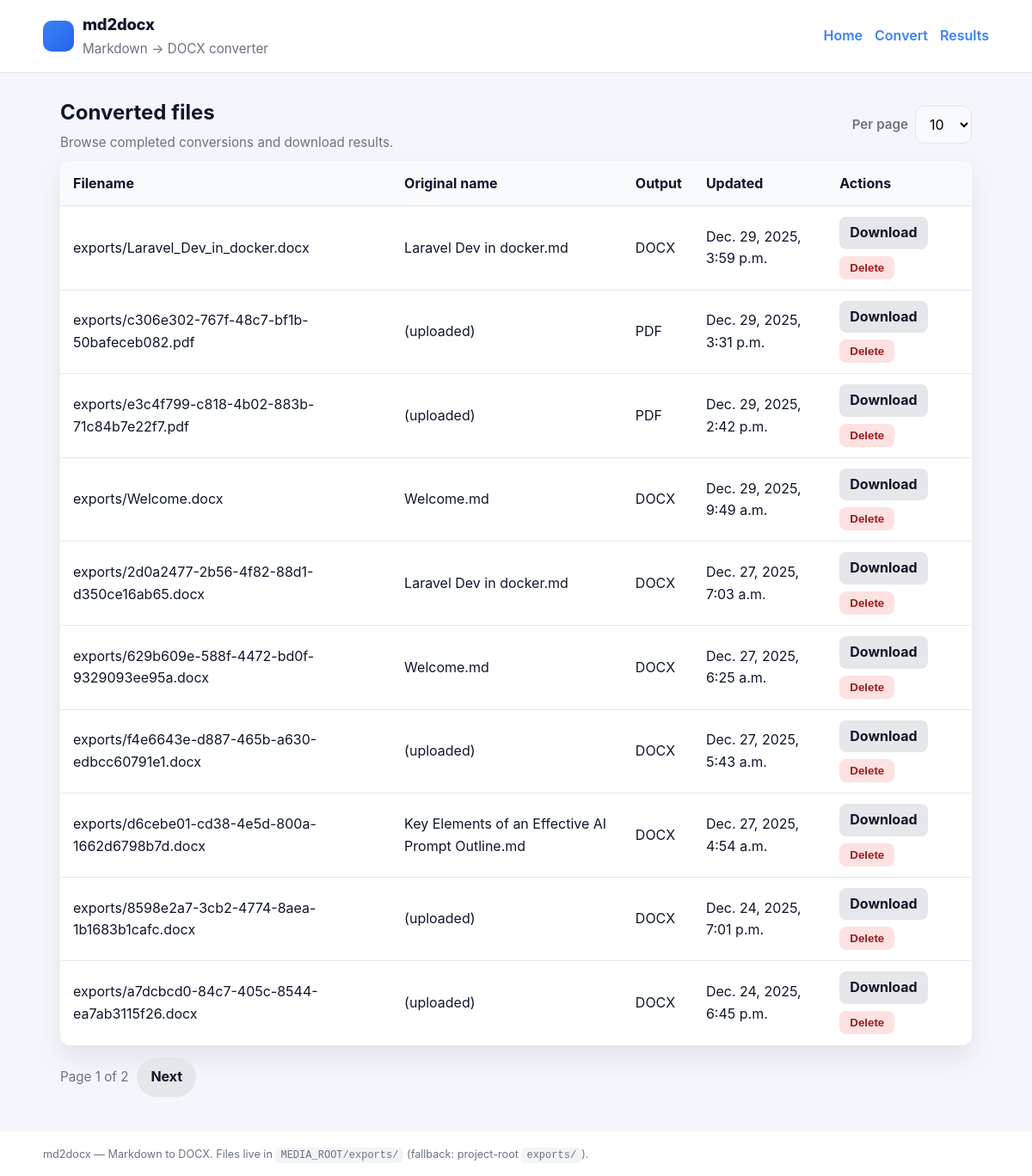
Page /md2docx/list/ on the earlier database version.
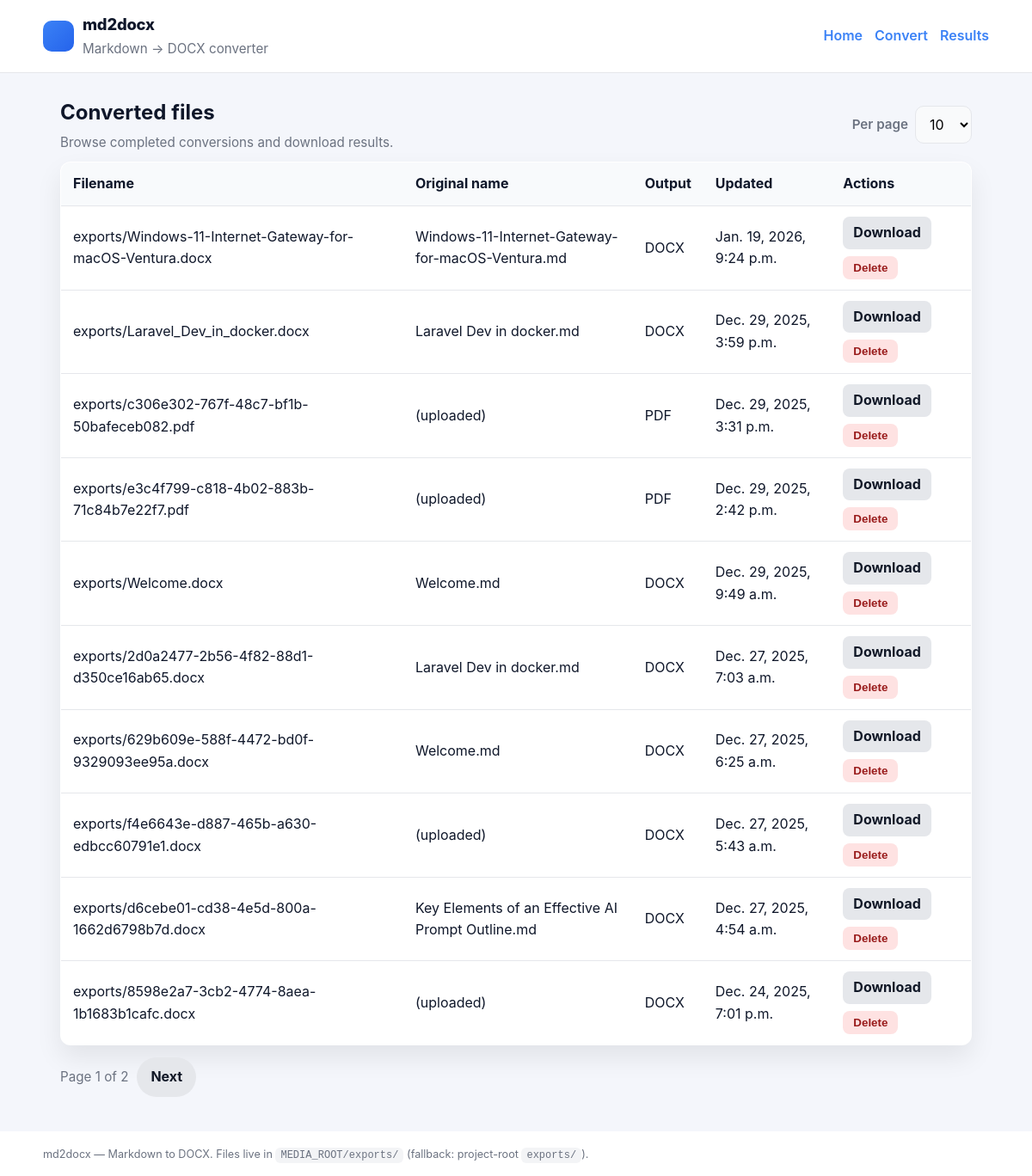
Same page on the later database version.
### md2docx/models.py (models this page shows, shortened)
class ConversionTask(models.Model):
	STATUS_PENDING = 'pending'
	STATUS_PROCESSING = 'processing'
	STATUS_DONE = 'done'
	STATUS_FAILED = 'failed'
	STATUS_CHOICES = [
		(STATUS_PENDING, 'Pending'),
		(STATUS_PROCESSING, 'Processing'),
		(STATUS_DONE, 'Done'),
		(STATUS_FAILED, 'Failed'),
	]
	id = models.UUIDField(primary_key=True, default=uuid.uuid4, editable=False)
	input_markdown = models.TextField(blank=True)
	status = models.CharField(max_length=20, choices=STATUS_CHOICES, default=STATUS_PENDING)
	result_file = models.FileField(upload_to='exports/', null=True, blank=True)
	error_message = models.TextField(blank=True)
	original_filename = models.CharField(max_length=255, blank=True)
	output_format = models.CharField(max_length=32, default='docx')
	progress = models.IntegerField(default=0)
	created_at = models.DateTimeField(auto_now_add=True)
	updated_at = models.DateTimeField(auto_now=True)

### md2docx/views_list_and_api.py (the view)
# urls.py: path("list/", views.list_conversions, name="list"),
def list_conversions(request):
    per_page = int(request.GET.get('per_page', 10))
    if per_page not in (10, 25, 50):
        per_page = 10
    page = int(request.GET.get('page', 1))
    qs = ConversionTask.objects.filter(status=ConversionTask.STATUS_DONE).order_by('-updated_at')
    paginator = Paginator(qs, per_page)
    page_obj = paginator.get_page(page)
    return render(request, 'md2docx/list.html', {'page_obj': page_obj, 'per_page': per_page})

### md2docx/templates/md2docx/list.html (shortened to what this page needs)
{% extends "md2docx/base.html" %}
{% block content %}
  <div class="flex-between" style="gap:12px; margin-bottom:10px;">
    <div>
      <h2 style="margin:0 0 4px;">Converted files</h2>
      <p class="muted" style="margin:0;">Browse completed conversions and download results.</p>
    </div>
    <form method="get" style="display:flex; align-items:center; gap:8px;">
      <label class="muted" style="margin:0;">Per page</label>
      <select name="per_page" onchange="this.form.submit()" style="width:auto;">
        <option value="10" {% if per_page == 10 %}selected{% endif %}>10</option>
      </select>
    </form>
  </div>
  <table class="table">
    <thead>
      <tr>
        <th>Filename</th>
        <th>Original name</th>
        <th>Output</th>
        <th>Updated</th>
        <th>Actions</th>
      </tr>
    </thead>
    <tbody>
      {% for task in page_obj.object_list %}
      <tr>
        <td>{{ task.result_file.name|default:"(none)" }}</td>
        <td>{{ task.original_filename|default:"(uploaded)" }}</td>
  <td>{{ task.output_format|default:"docx"|upper }}</td>
        <td>{{ task.updated_at }}</td>
        <td>
          <div style="display:flex; gap:8px; align-items:center; flex-wrap:wrap;">
            <a class="btn btn-secondary" style="padding:6px 12px; border-radius:8px;" href="{% url 'md2docx:download' task.id %}">Download</a>
            <form method="post" action="{% url 'md2docx:delete' task.id %}" style="margin:0;">
              <button class="btn" type="submit" style="padding:6px 12px; border-radius:8px; background:#fee2e2; color:#991b1b;">Delete</button>
            </form>
          </div>
        </td>
      </tr>
      {% empty %}
      <tr><td colspan="4" class="muted" style="text-align:center; padding:16px;">No converted files found.</td></tr>
      {% endfor %}
    </tbody>
  </table>
  <div class="pagination">
    <span class="muted">Page {{ page_obj.number }} of {{ page_obj.paginator.num_pages }}</span>
    {% if page_obj.has_next %}
      <a class="btn btn-secondary" href="?page={{ page_obj.next_page_number }}&per_page={{ per_page }}">Next</a>
    {% endif %}
  </div>
{% endblock %}

### md2docx/templates/md2docx/base.html (shortened to what this page needs)
<!doctype html>
<html lang="en">
  <head>
  </head>
  <body>
    {% include "md2docx/partials/header.html" %}
    <main class="container">
      {% block content %}{% endblock %}
    </main>
    {% include "md2docx/partials/footer.html" %}
  </body>
</html>

### md2docx/templates/md2docx/partials/header.html
<header>
  <div class="container flex-between" style="padding:14px 0;">
    <div style="display:flex; align-items:center; gap:10px;">
      <div style="width:36px; height:36px; border-radius:10px; background:linear-gradient(135deg,#3b82f6,#2563eb);"></div>
      <div>
        <div style="font-size:1.15rem; font-weight:800; letter-spacing:-0.2px;">md2docx</div>
        <div class="muted" style="margin-top:2px; font-size:0.95rem;">Markdown → DOCX converter</div>
      </div>
    </div>
    <nav style="display:flex; gap:14px; font-weight:600;">
      <a href="{% url 'md2docx:home' %}">Home</a>
      <a href="{% url 'md2docx:convert' %}">Convert</a>
      <a href="{% url 'md2docx:list' %}">Results</a>
    </nav>
  </div>
</header>

### md2docx/templates/md2docx/partials/footer.html
<footer style="padding:14px 0;">
  <div class="container muted">
    <small>md2docx — Markdown to DOCX. Files live in <code>MEDIA_ROOT/exports/</code> (fallback: project-root <code>exports/</code>).</small>
  </div>
</footer>

### md2docx/templates/md2docx/base.html (style rules this page uses)
:root { --bg: #f4f6fb; --surface: #ffffff; --primary: #3b82f6; --primary-dark: #2563eb; --muted: #6b7280; --border: #e5e7eb; --radius: 12px; --shadow: 0 14px 30px rgba(0,0,0,0.08); }
* { box-sizing: border-box; }
body { margin: 0; padding: 0; font-family: "Inter", system-ui, -apple-system, "Segoe UI", Roboto, "Helvetica Neue", Arial, sans-serif; background: var(--bg); color: #0f172a; line-height: 1.6; }
a { color: var(--primary); text-decoration: none; }
header, footer { background: #ffffff; box-shadow: 0 1px 0 var(--border); }
main { padding: 28px 20px 40px; }
.container { max-width: 1100px; margin: 0 auto; }
.flex-between { display: flex; align-items: center; justify-content: space-between; gap: 16px; flex-wrap: wrap; }
.muted { color: var(--muted); font-size: 0.95rem; }
label { font-weight: 600; display: block; margin-bottom: 6px; }
input[type="text"], input[type="file"], textarea, select { width: 100%; font: inherit; padding: 10px 12px; border-radius: 10px; border: 1px solid var(--border); background: #f9fafb; }
.btn { display: inline-flex; align-items: center; gap: 8px; border: none; border-radius: 999px; padding: 10px 16px; font-weight: 700; cursor: pointer; transition: transform 80ms ease, box-shadow 120ms ease; }
.btn-secondary { background: #e5e7eb; color: #111827; }
.table { width:100%; border-collapse: collapse; background: var(--surface); border:1px solid var(--border); border-radius: var(--radius); overflow:hidden; box-shadow: var(--shadow); }
.table th, .table td { padding: 12px 14px; text-align: left; }
.table thead { background:#f8fafc; border-bottom:1px solid var(--border); }
.table tr + tr { border-top:1px solid var(--border); }
.pagination { display:flex; gap:10px; align-items:center; margin-top:14px; }
code { background:#f3f4f6; padding:2px 6px; border-radius:6px; font-size:0.95em; }

Differences in the rows shown:
no longer on this page (row unchanged): ConversionTask: result_file.name "exports/a7dcbcd0-84c7-405c-8544-ea7ab3115f26.docx", original_filename "(uploaded)", output_format "DOCX", updated_at "Dec. 24, 2025, 6:45 p.m."
added ConversionTask: result_file.name "exports/Windows-11-Internet-Gateway-for-macOS-Ventura.docx", original_filename "Windows-11-Internet-Gateway-for-macOS-Ventura.md", output_format "DOCX", updated_at "Jan. 19, 2026, 9:24 p.m."
